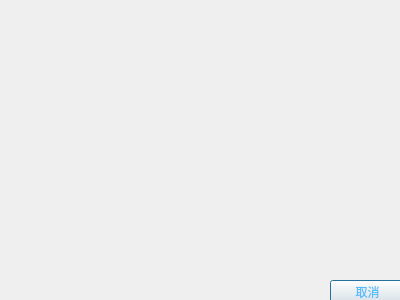
<?xml version="1.0" encoding="UTF-8"?>
<ui version="4.0">
 <class>My_findpasswd</class>
 <widget class="QDialog" name="My_findpasswd">
  <property name="geometry">
   <rect>
    <x>0</x>
    <y>0</y>
    <width>400</width>
    <height>300</height>
   </rect>
  </property>
  <property name="windowTitle">
   <string>Dialog</string>
  </property>
  <property name="styleSheet">
   <string notr="true">QPushButton#Btn_cancel
{
	color: rgb(87, 188, 255);
}
QPushButton#Btn_cancel:hover
{
	color: rgb(71, 255, 77);
}
QPushButton#Btn_close, QPushButton#Btn_min
{
	border:one;
}
QPushButton#Btn_close
{
	image: url(:/images/close(1).png);
}
QPushButton#Btn_min
{
	image: url(:/images/min(1).png);
}</string>
  </property>
  <widget class="QPushButton" name="Btn_cancel">
   <property name="geometry">
    <rect>
     <x>330</x>
     <y>280</y>
     <width>75</width>
     <height>24</height>
    </rect>
   </property>
   <property name="text">
    <string>取消</string>
   </property>
  </widget>
  <widget class="QPushButton" name="Btn_min">
   <property name="geometry">
    <rect>
     <x>340</x>
     <y>0</y>
     <width>30</width>
     <height>30</height>
    </rect>
   </property>
   <property name="text">
    <string/>
   </property>
  </widget>
  <widget class="QPushButton" name="Btn_close">
   <property name="geometry">
    <rect>
     <x>370</x>
     <y>0</y>
     <width>30</width>
     <height>30</height>
    </rect>
   </property>
   <property name="text">
    <string/>
   </property>
  </widget>
 </widget>
 <resources/>
 <connections/>
</ui>
